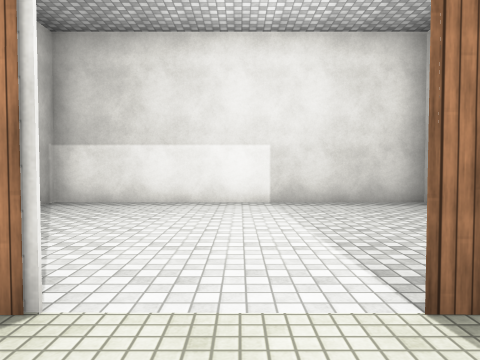
view 1 (above)

12 first-person views from a walk through a 3-D level made in the Unity game engine. The camera is 1.3 m above the floor, tilts 2° down and sees 70° across. The floor is counted in squares, 2 m on a side. Each view is taken from the middle of a square. On the plan, view 1 faces up. The plan holds only what a view shows up to about 10 squares ahead; the rest is blank. The player character is not drawn. Surface patterns are stand-ins for the level's own textures.

view 2
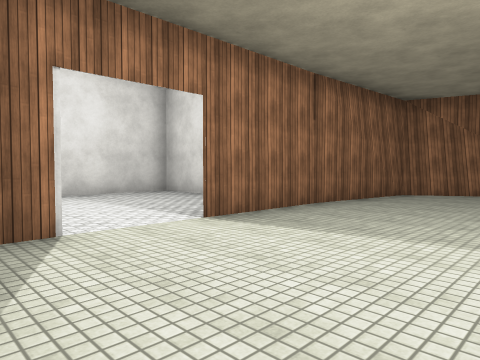

view 3
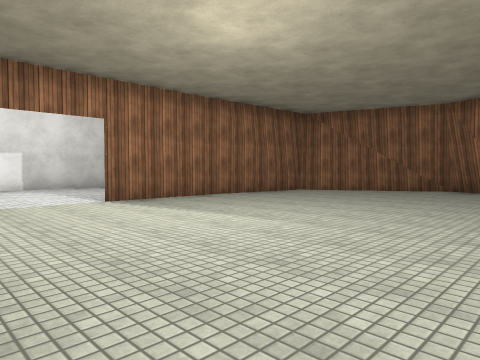

view 4
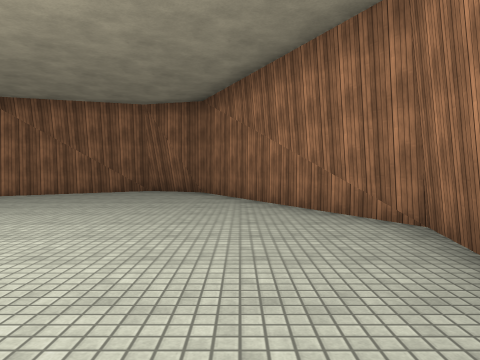

view 5
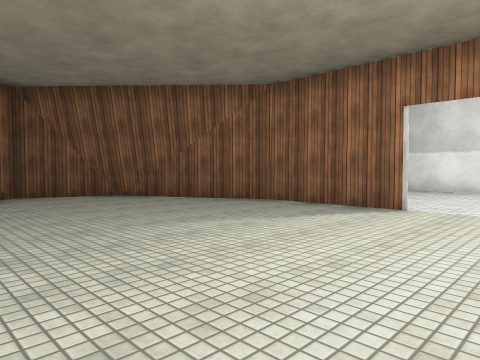

view 6
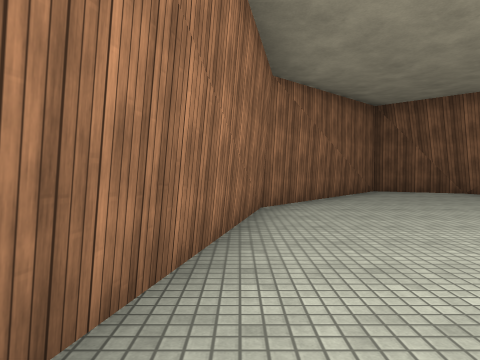

view 7
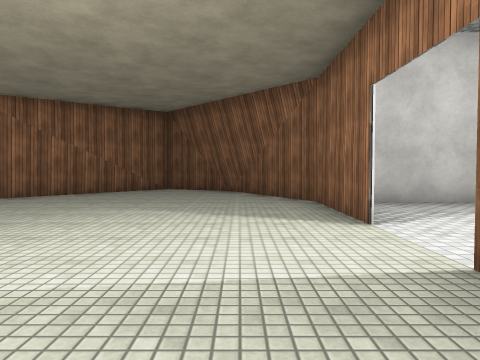

view 8
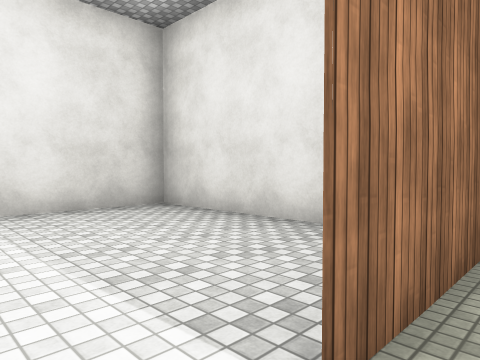

view 9
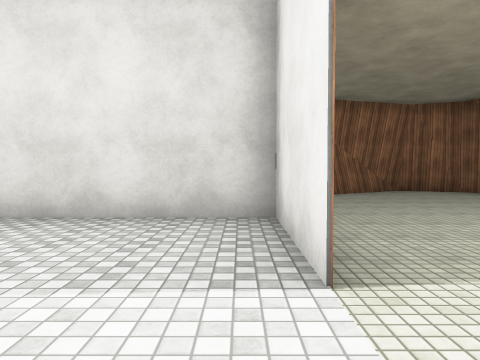

view 10
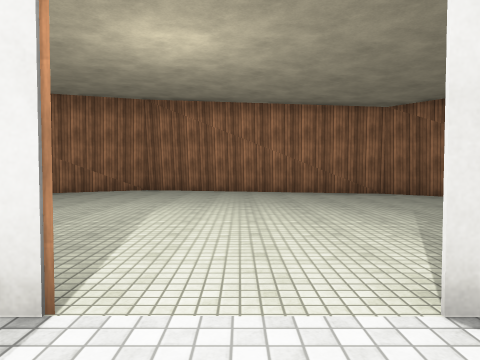

view 11
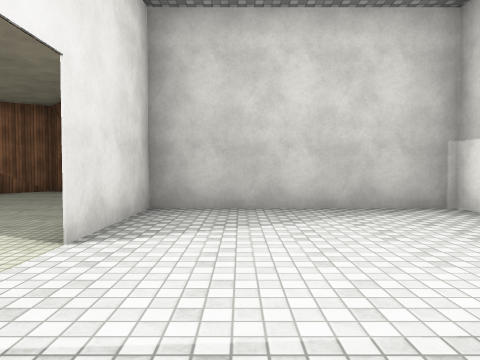

view 12
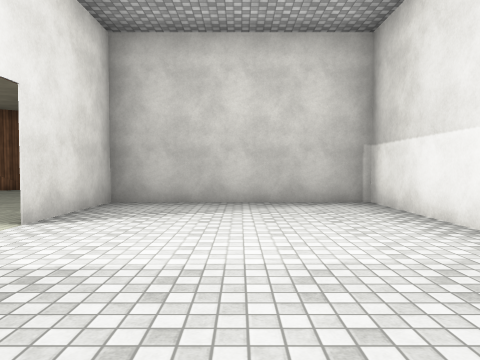

### Floor plan
Points are (right, up) in squares from view 1. A wall is a line through its corners. A room is listed if a view was taken in it or the views show most of it. See-through windows are left out.
Room 1 (views 1, 2, 3, 4, 5, 6, 7, 8)
walls: (-0.8, 1.5) (-3.5, 1.5) (-6.4, -0.1); (8.1, -3.9) (8.7, -2.2) (6.7, 1) (3.5, 1.5) (0.7, 1.5); (-5.6, 0.4) (-7.1, -0.9); (8.6, -2.6) (8.3, -1.1); (-6.7, -0.3) (-7.6, -2.2) (-3.6, -5.6) (2.8, -7) (8.2, -4) (8.1, -3.4)
ways out: opening at (0, 1) to room 2
Room 2 (views 9, 10, 11, 12)
walls: (0.7, 1.5) (3.5, 1.5) (3.5, 6.5) (-3.5, 6.5) (-3.5, 1.5) (-0.9, 1.5)
ways out: opening at (0, 1) to room 1

Positions as (right, up) in squares from view 1, and headings:
1: (0, 0), facing up
2: (-2, -2), facing up-right
3: (-2, -5), facing up-right
4: (-1, -5), facing right
5: (1, -4), facing up-left
6: (2, -6), facing left
7: (3, 0), facing left
8: (0, 1), facing up-right
9: (-1, 2), facing right
10: (0, 3), facing down
11: (2, 3), facing left
12: (3, 4), facing left
